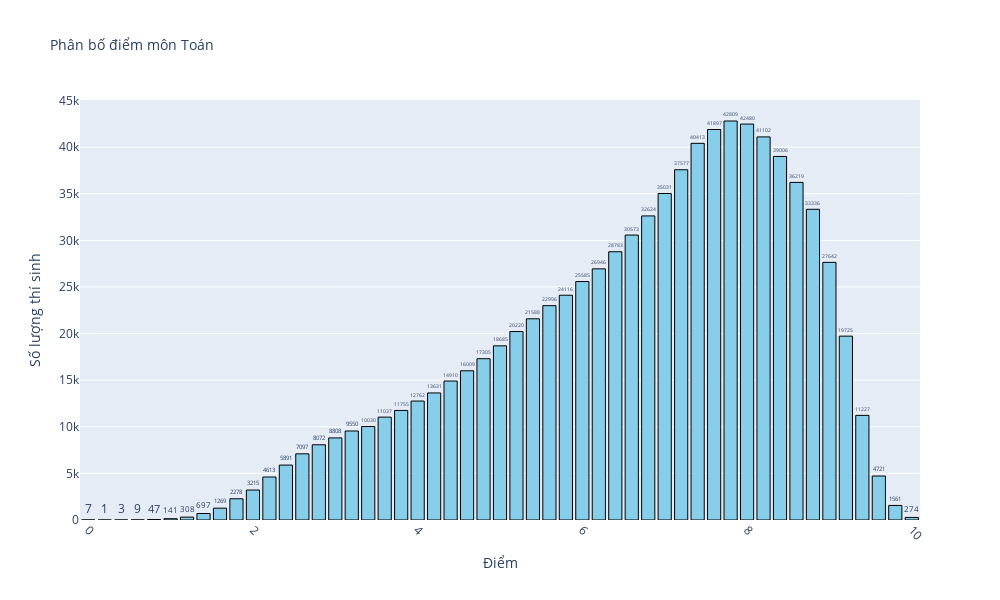
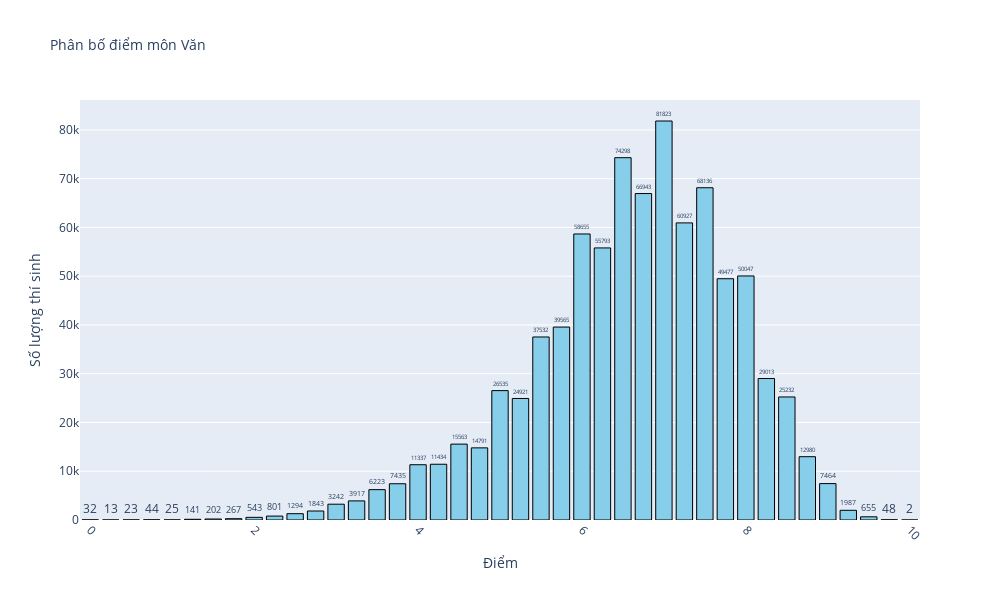
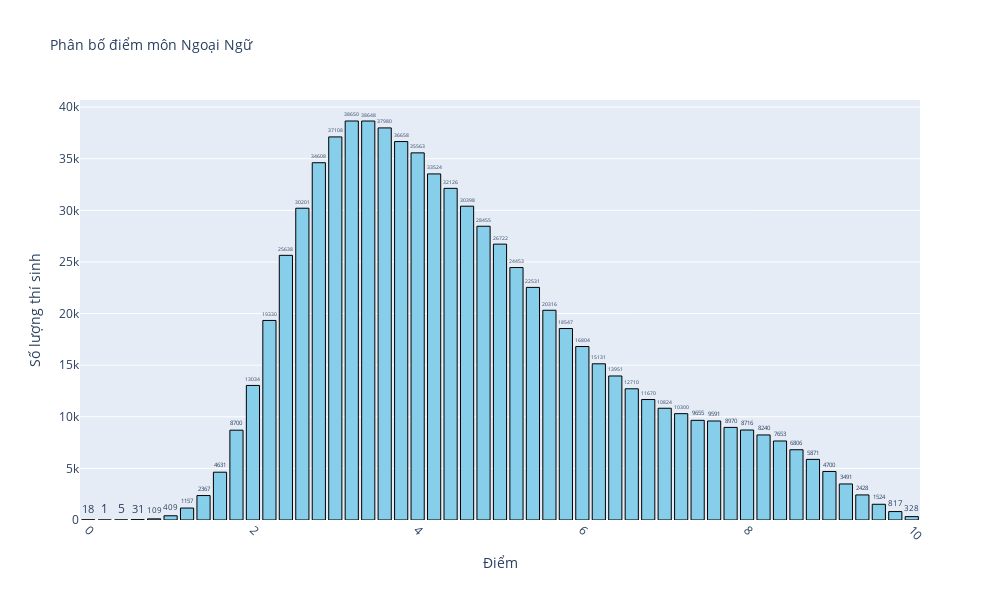
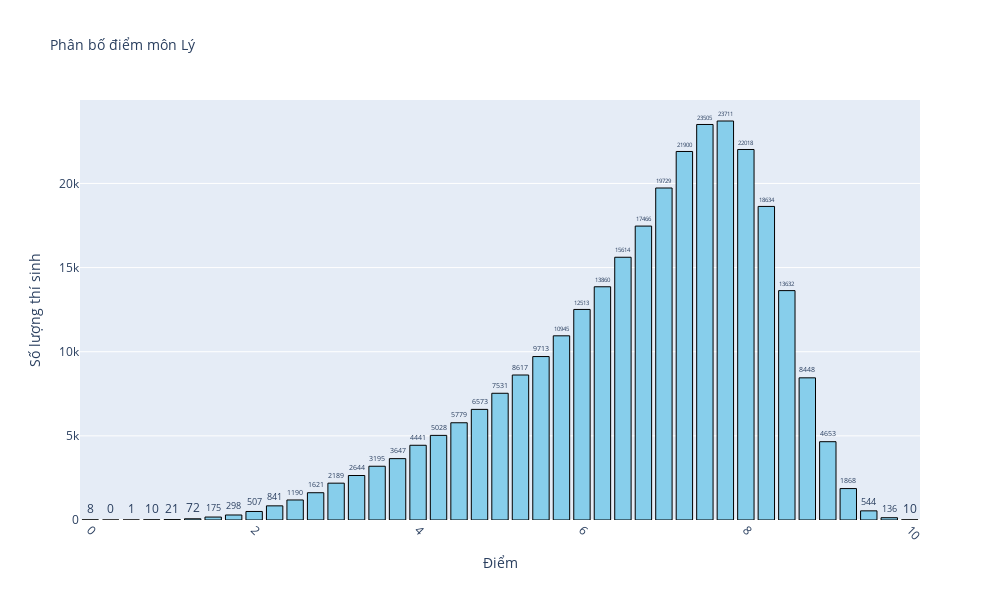

Source (notebook cell) for these figures, in order:
### Markdown cell above
Lập biểu đồ phân bố điểm ở các môn

### Code cell
subjects = ['Toán', 'Văn', 'Ngoại Ngữ', 'Lý', 'Hoá', 'Sinh', 'Sử', 'Địa', 'GDCD']
for subject in subjects:
    if subject in ['Toán', 'Ngoại Ngữ']:
        step = 0.2
    else:
        step = 0.25 
    all_score = [round(i * step, 2) for i in range(int(10 / step) + 1)]
    distribution_score = {score: (df[subject] == score).sum() for score in all_score}
    df_diem = pd.DataFrame(list(distribution_score.items()), columns=['Điểm', 'Số lượng'])
    fig = px.bar(
        df_diem,
        x='Điểm',
        y='Số lượng',
        title=f'Phân bố điểm môn {subject}',
        labels={'Điểm': 'Điểm', 'Số lượng': 'Số lượng thí sinh'},
        text='Số lượng'
    )
    fig.update_traces(
        textposition='outside',
        marker=dict(color='skyblue', line=dict(color='black', width=1))
    )
    fig.update_layout(
        xaxis=dict(tickangle=45),
        yaxis=dict(title='Số lượng thí sinh'),
        xaxis_title='Điểm',
        title_font_size=14,
        font=dict(size=12),
        width=1000,
        height=600  
    )
    fig.show()

### Figure 1 — Plotly figure (JSON) as saved in the notebook; plotly's stock layout.template omitted (floating-point values rounded to 4 significant figures)
{"data": [{"alignmentgroup": "True", "hovertemplate": "Điểm=%{x}<br>Số lượng thí sinh=%{text}<extra></extra>", "legendgroup": "", "marker": {"color": "skyblue", "line": {"color": "black", "width": 1}, "pattern": {"shape": ""}}, "name": "", "offsetgroup": "", "orientation": "v", "showlegend": false, "text": [7, 1, 3, 9, 47, 141, 308, 697, 1269, 2278, 3215, 4613, 5891, 7097, 8072, 8808, 9550, 10030, 11037, 11755, 12762, 13631, 14910, 16009, 17305, 18685, 20220, 21588, 22996, 24116, 25585, 26946, 28783, 30573, 32624, 35031, 37577, 40413, 41897, 42809, 42480, 41102, 39006, 36219, 33336, 27642, 19725, 11227, 4721, 1561, 274], "textposition": "outside", "type": "bar", "x": [0, 0.2, 0.4, 0.6, 0.8, 1, 1.2, 1.4, 1.6, 1.8, 2, 2.2, 2.4, 2.6, 2.8, 3, 3.2, 3.4, 3.6, 3.8, 4, 4.2, 4.4, 4.6, 4.8, 5, 5.2, 5.4, 5.6, 5.8, 6, 6.2, 6.4, 6.6, 6.8, 7, 7.2, 7.4, 7.6, 7.8, 8, 8.2, 8.4, 8.6, 8.8, 9, 9.2, 9.4, 9.6, 9.8, 10], "xaxis": "x", "y": [7, 1, 3, 9, 47, 141, 308, 697, 1269, 2278, 3215, 4613, 5891, 7097, 8072, 8808, 9550, 10030, 11037, 11755, 12762, 13631, 14910, 16009, 17305, 18685, 20220, 21588, 22996, 24116, 25585, 26946, 28783, 30573, 32624, 35031, 37577, 40413, 41897, 42809, 42480, 41102, 39006, 36219, 33336, 27642, 19725, 11227, 4721, 1561, 274], "yaxis": "y"}], "layout": {"barmode": "relative", "font": {"size": 12}, "height": 600, "legend": {"tracegroupgap": 0}, "title": {"font": {"size": 14}, "text": "Phân bố điểm môn Toán"}, "width": 1000, "xaxis": {"anchor": "y", "domain": [0, 1], "tickangle": 45, "title": {"text": "Điểm"}}, "yaxis": {"anchor": "x", "domain": [0, 1], "title": {"text": "Số lượng thí sinh"}}}}

### Figure 2 — Plotly figure (JSON) as saved in the notebook; plotly's stock layout.template omitted (floating-point values rounded to 4 significant figures)
{"data": [{"alignmentgroup": "True", "hovertemplate": "Điểm=%{x}<br>Số lượng thí sinh=%{text}<extra></extra>", "legendgroup": "", "marker": {"color": "skyblue", "line": {"color": "black", "width": 1}, "pattern": {"shape": ""}}, "name": "", "offsetgroup": "", "orientation": "v", "showlegend": false, "text": [32, 13, 23, 44, 25, 141, 202, 267, 543, 801, 1294, 1843, 3242, 3917, 6223, 7435, 11337, 11434, 15563, 14791, 26535, 24921, 37532, 39565, 58655, 55793, 74298, 66943, 81823, 60927, 68136, 49477, 50047, 29013, 25232, 12980, 7464, 1987, 655, 48, 2], "textposition": "outside", "type": "bar", "x": [0, 0.25, 0.5, 0.75, 1, 1.25, 1.5, 1.75, 2, 2.25, 2.5, 2.75, 3, 3.25, 3.5, 3.75, 4, 4.25, 4.5, 4.75, 5, 5.25, 5.5, 5.75, 6, 6.25, 6.5, 6.75, 7, 7.25, 7.5, 7.75, 8, 8.25, 8.5, 8.75, 9, 9.25, 9.5, 9.75, 10], "xaxis": "x", "y": [32, 13, 23, 44, 25, 141, 202, 267, 543, 801, 1294, 1843, 3242, 3917, 6223, 7435, 11337, 11434, 15563, 14791, 26535, 24921, 37532, 39565, 58655, 55793, 74298, 66943, 81823, 60927, 68136, 49477, 50047, 29013, 25232, 12980, 7464, 1987, 655, 48, 2], "yaxis": "y"}], "layout": {"barmode": "relative", "font": {"size": 12}, "height": 600, "legend": {"tracegroupgap": 0}, "title": {"font": {"size": 14}, "text": "Phân bố điểm môn Văn"}, "width": 1000, "xaxis": {"anchor": "y", "domain": [0, 1], "tickangle": 45, "title": {"text": "Điểm"}}, "yaxis": {"anchor": "x", "domain": [0, 1], "title": {"text": "Số lượng thí sinh"}}}}

### Figure 3 — Plotly figure (JSON) as saved in the notebook; plotly's stock layout.template omitted (floating-point values rounded to 4 significant figures)
{"data": [{"alignmentgroup": "True", "hovertemplate": "Điểm=%{x}<br>Số lượng thí sinh=%{text}<extra></extra>", "legendgroup": "", "marker": {"color": "skyblue", "line": {"color": "black", "width": 1}, "pattern": {"shape": ""}}, "name": "", "offsetgroup": "", "orientation": "v", "showlegend": false, "text": [18, 1, 5, 31, 109, 409, 1157, 2367, 4631, 8700, 13034, 19330, 25638, 30201, 34608, 37108, 38650, 38648, 37980, 36658, 35563, 33524, 32126, 30398, 28455, 26722, 24453, 22531, 20316, 18547, 16804, 15131, 13951, 12710, 11670, 10824, 10300, 9655, 9591, 8970, 8716, 8240, 7653, 6806, 5871, 4700, 3491, 2428, 1524, 817, 328], "textposition": "outside", "type": "bar", "x": [0, 0.2, 0.4, 0.6, 0.8, 1, 1.2, 1.4, 1.6, 1.8, 2, 2.2, 2.4, 2.6, 2.8, 3, 3.2, 3.4, 3.6, 3.8, 4, 4.2, 4.4, 4.6, 4.8, 5, 5.2, 5.4, 5.6, 5.8, 6, 6.2, 6.4, 6.6, 6.8, 7, 7.2, 7.4, 7.6, 7.8, 8, 8.2, 8.4, 8.6, 8.8, 9, 9.2, 9.4, 9.6, 9.8, 10], "xaxis": "x", "y": [18, 1, 5, 31, 109, 409, 1157, 2367, 4631, 8700, 13034, 19330, 25638, 30201, 34608, 37108, 38650, 38648, 37980, 36658, 35563, 33524, 32126, 30398, 28455, 26722, 24453, 22531, 20316, 18547, 16804, 15131, 13951, 12710, 11670, 10824, 10300, 9655, 9591, 8970, 8716, 8240, 7653, 6806, 5871, 4700, 3491, 2428, 1524, 817, 328], "yaxis": "y"}], "layout": {"barmode": "relative", "font": {"size": 12}, "height": 600, "legend": {"tracegroupgap": 0}, "title": {"font": {"size": 14}, "text": "Phân bố điểm môn Ngoại Ngữ"}, "width": 1000, "xaxis": {"anchor": "y", "domain": [0, 1], "tickangle": 45, "title": {"text": "Điểm"}}, "yaxis": {"anchor": "x", "domain": [0, 1], "title": {"text": "Số lượng thí sinh"}}}}

### Figure 4 — Plotly figure (JSON) as saved in the notebook; plotly's stock layout.template omitted (floating-point values rounded to 4 significant figures)
{"data": [{"alignmentgroup": "True", "hovertemplate": "Điểm=%{x}<br>Số lượng thí sinh=%{text}<extra></extra>", "legendgroup": "", "marker": {"color": "skyblue", "line": {"color": "black", "width": 1}, "pattern": {"shape": ""}}, "name": "", "offsetgroup": "", "orientation": "v", "showlegend": false, "text": [8, 0, 1, 10, 21, 72, 175, 298, 507, 841, 1190, 1621, 2189, 2644, 3195, 3647, 4441, 5028, 5779, 6573, 7531, 8617, 9713, 10945, 12513, 13860, 15614, 17466, 19729, 21900, 23505, 23711, 22018, 18634, 13632, 8448, 4653, 1868, 544, 136, 10], "textposition": "outside", "type": "bar", "x": [0, 0.25, 0.5, 0.75, 1, 1.25, 1.5, 1.75, 2, 2.25, 2.5, 2.75, 3, 3.25, 3.5, 3.75, 4, 4.25, 4.5, 4.75, 5, 5.25, 5.5, 5.75, 6, 6.25, 6.5, 6.75, 7, 7.25, 7.5, 7.75, 8, 8.25, 8.5, 8.75, 9, 9.25, 9.5, 9.75, 10], "xaxis": "x", "y": [8, 0, 1, 10, 21, 72, 175, 298, 507, 841, 1190, 1621, 2189, 2644, 3195, 3647, 4441, 5028, 5779, 6573, 7531, 8617, 9713, 10945, 12513, 13860, 15614, 17466, 19729, 21900, 23505, 23711, 22018, 18634, 13632, 8448, 4653, 1868, 544, 136, 10], "yaxis": "y"}], "layout": {"barmode": "relative", "font": {"size": 12}, "height": 600, "legend": {"tracegroupgap": 0}, "title": {"font": {"size": 14}, "text": "Phân bố điểm môn Lý"}, "width": 1000, "xaxis": {"anchor": "y", "domain": [0, 1], "tickangle": 45, "title": {"text": "Điểm"}}, "yaxis": {"anchor": "x", "domain": [0, 1], "title": {"text": "Số lượng thí sinh"}}}}
